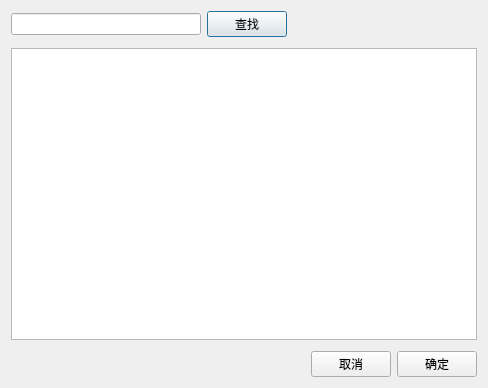
<?xml version="1.0" encoding="UTF-8"?>
<ui version="4.0">
 <class>PatientSelectDialog</class>
 <widget class="QDialog" name="PatientSelectDialog">
  <property name="geometry">
   <rect>
    <x>0</x>
    <y>0</y>
    <width>488</width>
    <height>388</height>
   </rect>
  </property>
  <property name="windowTitle">
   <string>患者选择</string>
  </property>
  <layout class="QVBoxLayout" name="verticalLayout_2">
   <item>
    <layout class="QVBoxLayout" name="verticalLayout">
     <item>
      <layout class="QHBoxLayout" name="horizontalLayout">
       <item>
        <widget class="QLineEdit" name="lineEdit"/>
       </item>
       <item>
        <widget class="QPushButton" name="btnFind">
         <property name="text">
          <string>查找</string>
         </property>
        </widget>
       </item>
       <item>
        <spacer name="horizontalSpacer">
         <property name="orientation">
          <enum>Qt::Horizontal</enum>
         </property>
         <property name="sizeHint" stdset="0">
          <size>
           <width>40</width>
           <height>20</height>
          </size>
         </property>
        </spacer>
       </item>
      </layout>
     </item>
     <item>
      <spacer name="verticalSpacer_2">
       <property name="orientation">
        <enum>Qt::Vertical</enum>
       </property>
       <property name="sizeType">
        <enum>QSizePolicy::Fixed</enum>
       </property>
       <property name="sizeHint" stdset="0">
        <size>
         <width>20</width>
         <height>5</height>
        </size>
       </property>
      </spacer>
     </item>
     <item>
      <widget class="QTableView" name="tableView"/>
     </item>
     <item>
      <spacer name="verticalSpacer">
       <property name="orientation">
        <enum>Qt::Vertical</enum>
       </property>
       <property name="sizeType">
        <enum>QSizePolicy::Fixed</enum>
       </property>
       <property name="sizeHint" stdset="0">
        <size>
         <width>20</width>
         <height>5</height>
        </size>
       </property>
      </spacer>
     </item>
     <item>
      <layout class="QHBoxLayout" name="horizontalLayout_2">
       <item>
        <spacer name="horizontalSpacer_2">
         <property name="orientation">
          <enum>Qt::Horizontal</enum>
         </property>
         <property name="sizeHint" stdset="0">
          <size>
           <width>40</width>
           <height>20</height>
          </size>
         </property>
        </spacer>
       </item>
       <item>
        <widget class="QPushButton" name="btnCancel">
         <property name="text">
          <string>取消</string>
         </property>
        </widget>
       </item>
       <item>
        <widget class="QPushButton" name="btnOk">
         <property name="text">
          <string>确定</string>
         </property>
        </widget>
       </item>
      </layout>
     </item>
    </layout>
   </item>
  </layout>
 </widget>
 <resources/>
 <connections/>
</ui>
